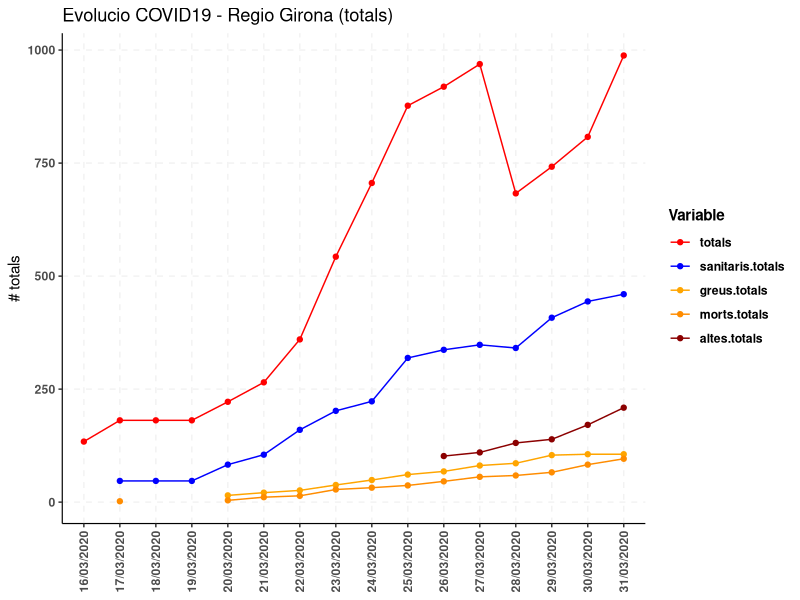
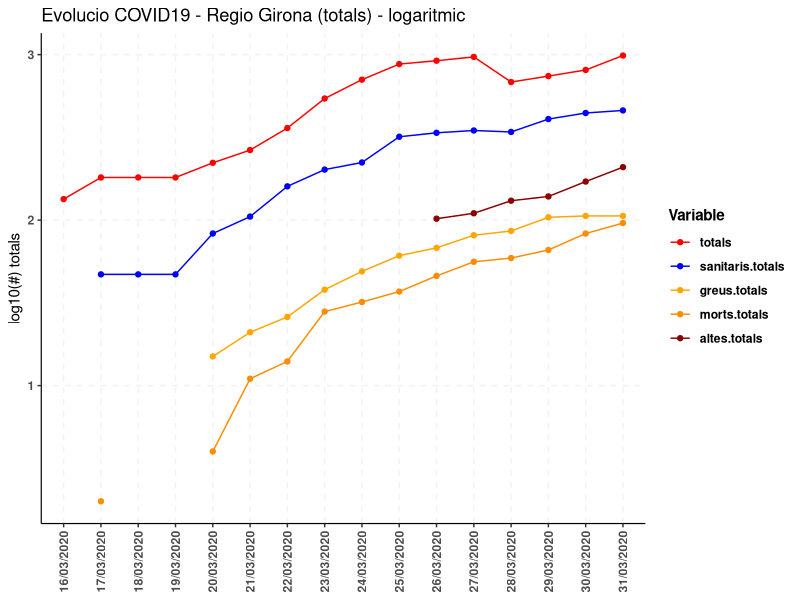
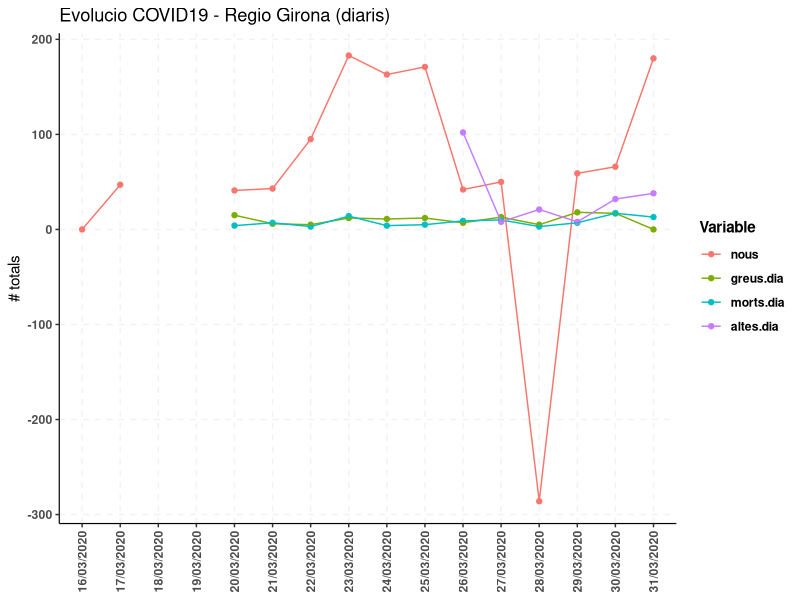
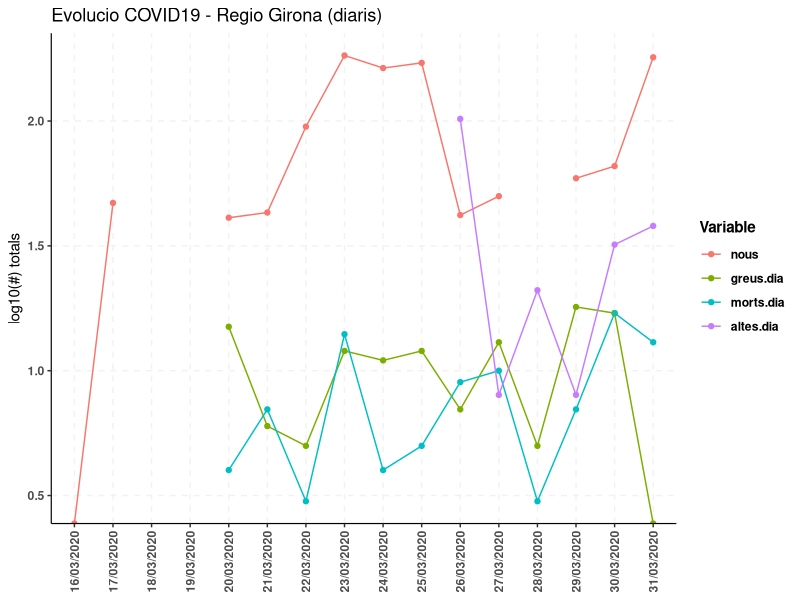
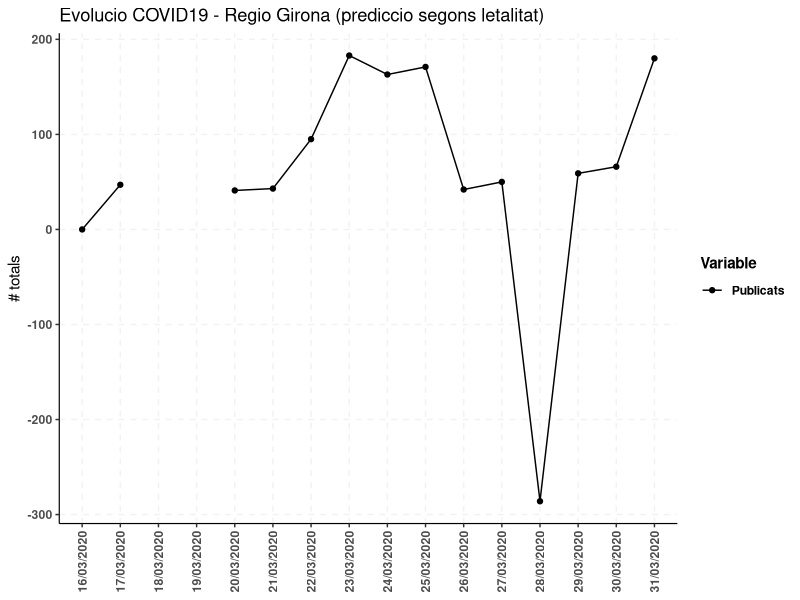
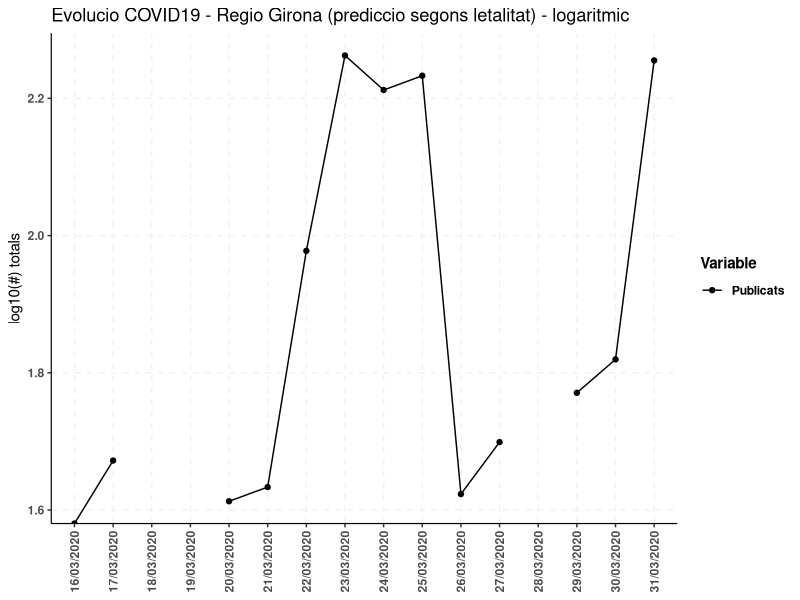

Write the R code that produced these figures, in order. (Note: this script raises an error after producing the figures.)
## COVID-19 GIRONA ##
setwd('Desktop/COVID19-Girona')

## read data
girona <- read.csv2('Girona.csv', header = T)
girona <- girona[rowSums(is.na(girona)) != ncol(girona)-1, ]


## libraries
library(ggplot2); library(reshape2)

## plots
girona$dia <- factor(girona$dia, levels = as.character(girona$dia))
names(girona)

# total
girona.total <- girona[, names(girona) %in% c('dia', 'totals', 'sanitaris.totals', 'nosanitaris.totals', 'greus.totals', 'morts.totals', 'altes.totals')]
girona.total.m <- melt(girona.total)
ggplot(girona.total.m, aes(dia, value, color = variable, group = variable)) + geom_point() + geom_line() +
  scale_color_manual(values=c('red', 'blue', 'orange', 'darkorange', 'darkred', 'green')) +
  theme(plot.subtitle = element_text(vjust = 1), plot.caption = element_text(vjust = 1), axis.line = element_line(size = 0.4, linetype = "solid"), 
        panel.grid.major = element_line(colour = "gray95", linetype = "dashed"), axis.text = element_text(face = "bold"), 
        axis.text.x = element_text(vjust = 0.5, angle = 90), legend.text = element_text(face = "bold"), 
        legend.title = element_text(face = "bold"), panel.background = element_rect(fill = NA), legend.key = element_rect(fill = NA), 
        legend.background = element_rect(fill = NA)) +labs(title = "Evolucio COVID19 - Regio Girona (totals)",  x = NULL, y = "# totals", colour = "Variable")

ggplot(girona.total.m, aes(dia, log10(value), color = variable, group = variable)) + geom_point() + geom_line() +
  scale_color_manual(values=c('red', 'blue', 'orange', 'darkorange', 'darkred', 'green')) +
  theme(plot.subtitle = element_text(vjust = 1), plot.caption = element_text(vjust = 1), axis.line = element_line(size = 0.4, linetype = "solid"), 
        panel.grid.major = element_line(colour = "gray95", linetype = "dashed"), axis.text = element_text(face = "bold"), 
        axis.text.x = element_text(vjust = 0.5, angle = 90), legend.text = element_text(face = "bold"), 
        legend.title = element_text(face = "bold"), panel.background = element_rect(fill = NA), legend.key = element_rect(fill = NA), 
        legend.background = element_rect(fill = NA)) +labs(title = "Evolucio COVID19 - Regio Girona (totals) - logaritmic",  x = NULL, y = "log10(#) totals", colour = "Variable")


# diari
girona.diari <- girona[, names(girona) %in% c('dia', 'nous', 'sanitaris.dia', 'nosanitaris.dia', 'greus.dia', 'morts.dia', 'altes.dia')]
girona.diari.m <- melt(girona.diari)
ggplot(girona.diari.m, aes(dia, value, color = variable, group = variable)) + geom_point() + geom_line() +
  # scale_color_manual() +
  theme(plot.subtitle = element_text(vjust = 1), plot.caption = element_text(vjust = 1), axis.line = element_line(size = 0.4, linetype = "solid"), 
        panel.grid.major = element_line(colour = "gray95", linetype = "dashed"), axis.text = element_text(face = "bold"), 
        axis.text.x = element_text(vjust = 0.5, angle = 90), legend.text = element_text(face = "bold"), 
        legend.title = element_text(face = "bold"), panel.background = element_rect(fill = NA), legend.key = element_rect(fill = NA), 
        legend.background = element_rect(fill = NA)) +labs(title = "Evolucio COVID19 - Regio Girona (diaris)",  x = NULL, y = "# totals", colour = "Variable")

ggplot(girona.diari.m, aes(dia, log10(value), color = variable, group = variable)) + geom_point() + geom_line() +
  # scale_color_manual() +
  theme(plot.subtitle = element_text(vjust = 1), plot.caption = element_text(vjust = 1), axis.line = element_line(size = 0.4, linetype = "solid"), 
        panel.grid.major = element_line(colour = "gray95", linetype = "dashed"), axis.text = element_text(face = "bold"), 
        axis.text.x = element_text(vjust = 0.5, angle = 90), legend.text = element_text(face = "bold"), 
        legend.title = element_text(face = "bold"), panel.background = element_rect(fill = NA), legend.key = element_rect(fill = NA), 
        legend.background = element_rect(fill = NA)) +labs(title = "Evolucio COVID19 - Regio Girona (diaris)",  x = NULL, y = "log10(#) totals", colour = "Variable")

# previsions
girona.prev <- girona[, names(girona) %in% c('dia', 'nous', 'infectats.ratio07', 'infectats.ratio1', 'infectats.ratio15', 
                                             'infectats.ratio2', 'infectats.ratio3', 'infectats.ratio6')]
girona.prev.m <- melt(girona.prev)
ggplot(girona.prev.m, aes(dia, value, color = variable, group = variable)) + geom_point() + geom_line() +
  scale_color_manual(labels = c('Publicats', 'Letalitat 0.7%', 'Letalitat 1%', 'Letalitat 1.5%', 'Letalitat 2%', 'Letalitat 3%', 'Letalitat 6%'),
                     values = c('black', 'darkred', '#CC0000', '#FF0000', '#FF3333', '#FF6666', '#FF9999')) +
  theme(plot.subtitle = element_text(vjust = 1), plot.caption = element_text(vjust = 1), axis.line = element_line(size = 0.4, linetype = "solid"), 
        panel.grid.major = element_line(colour = "gray95", linetype = "dashed"), axis.text = element_text(face = "bold"), 
        axis.text.x = element_text(vjust = 0.5, angle = 90), legend.text = element_text(face = "bold"), 
        legend.title = element_text(face = "bold"), panel.background = element_rect(fill = NA), legend.key = element_rect(fill = NA), 
        legend.background = element_rect(fill = NA)) +labs(title = "Evolucio COVID19 - Regio Girona (prediccio segons letalitat)",  x = NULL, y = "# totals", colour = "Variable")

ggplot(girona.prev.m, aes(dia, log10(value), color = variable, group = variable)) + geom_point() + geom_line() +
  scale_color_manual(labels = c('Publicats', 'Letalitat 0.7%', 'Letalitat 1%', 'Letalitat 1.5%', 'Letalitat 2%', 'Letalitat 3%', 'Letalitat 6%'),
                     values = c('black', 'darkred', '#CC0000', '#FF0000', '#FF3333', '#FF6666', '#FF9999')) +
  theme(plot.subtitle = element_text(vjust = 1), plot.caption = element_text(vjust = 1), axis.line = element_line(size = 0.4, linetype = "solid"), 
        panel.grid.major = element_line(colour = "gray95", linetype = "dashed"), axis.text = element_text(face = "bold"), 
        axis.text.x = element_text(vjust = 0.5, angle = 90), legend.text = element_text(face = "bold"), 
        legend.title = element_text(face = "bold"), panel.background = element_rect(fill = NA), legend.key = element_rect(fill = NA), 
        legend.background = element_rect(fill = NA)) +labs(title = "Evolucio COVID19 - Regio Girona (prediccio segons letalitat) - logaritmic",  x = NULL, y = "log10(#) totals", colour = "Variable")


# ratios
girona.ratios <- girona[, names(girona) %in% c('dia', 'increment.dia', 'sanitaris.percent')]
girona.ratios.m <-  melt(girona.ratios)
ggplot(girona.ratios.m, aes(dia, value, color = variable, group = variable)) + geom_point() + geom_line() +
  theme(plot.subtitle = element_text(vjust = 1), plot.caption = element_text(vjust = 1), axis.line = element_line(size = 0.4, linetype = "solid"), 
        panel.grid.major = element_line(colour = "gray95", linetype = "dashed"), axis.text = element_text(face = "bold"), 
        axis.text.x = element_text(vjust = 0.5, angle = 90), legend.text = element_text(face = "bold"), 
    legend.title = element_text(face = "bold"), panel.background = element_rect(fill = NA), legend.key = element_rect(fill = NA), 
    legend.background = element_rect(fill = NA)) +labs(title = "Evolucio COVID19 - Regio Girona (Percentatges)",  x = NULL, y = "# totals", colour = "Variable")
       
       
